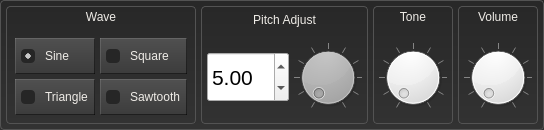
    <widget class="QFrame" name="control_frame">
     <property name="maximumSize">
      <size>
       <width>16777215</width>
       <height>130</height>
      </size>
     </property>
     <property name="styleSheet">
      <string notr="true">QFrame {
	border-radius: 4px;
	background-color: qlineargradient(spread:repeat, x1:1, y1:1, x2:1, y2:0, stop:1 rgba(40, 40, 40, 255), stop:0 rgba(50, 50, 50, 255));
	border: 1px solid;
	border-color: rgb(83, 83, 83);
}</string>
     </property>
     <property name="frameShape">
      <enum>QFrame::Panel</enum>
     </property>
     <property name="frameShadow">
      <enum>QFrame::Raised</enum>
     </property>
     <layout class="QHBoxLayout" name="horizontalLayout_3">
      <property name="spacing">
       <number>5</number>
      </property>
      <property name="leftMargin">
       <number>5</number>
      </property>
      <property name="topMargin">
       <number>5</number>
      </property>
      <property name="rightMargin">
       <number>5</number>
      </property>
      <property name="bottomMargin">
       <number>5</number>
      </property>
      <item>
       <widget class="QFrame" name="wave_frame">
        <property name="sizePolicy">
         <sizepolicy hsizetype="Expanding" vsizetype="Preferred">
          <horstretch>0</horstretch>
          <verstretch>0</verstretch>
         </sizepolicy>
        </property>
        <property name="frameShape">
         <enum>QFrame::StyledPanel</enum>
        </property>
        <property name="frameShadow">
         <enum>QFrame::Raised</enum>
        </property>
        <layout class="QVBoxLayout" name="verticalLayout">
         <property name="spacing">
          <number>0</number>
         </property>
         <property name="leftMargin">
          <number>0</number>
         </property>
         <property name="topMargin">
          <number>0</number>
         </property>
         <property name="rightMargin">
          <number>0</number>
         </property>
         <property name="bottomMargin">
          <number>0</number>
         </property>
         <item>
          <widget class="QLabel" name="wave_label">
           <property name="minimumSize">
            <size>
             <width>0</width>
             <height>20</height>
            </size>
           </property>
           <property name="maximumSize">
            <size>
             <width>16777215</width>
             <height>40</height>
            </size>
           </property>
           <property name="styleSheet">
            <string notr="true">color: rgb(239, 236, 231);
background-color: rgba(255, 255, 255, 0);
border: none;</string>
           </property>
           <property name="text">
            <string>Wave</string>
           </property>
           <property name="alignment">
            <set>Qt::AlignCenter</set>
           </property>
          </widget>
         </item>
         <item>
          <widget class="QGroupBox" name="wave_groupBox">
           <property name="styleSheet">
            <string notr="true">color: rgb(239, 236, 231);
background-color: rgba(255, 255, 255, 0);
border:none;</string>
           </property>
           <property name="title">
            <string/>
           </property>
           <property name="alignment">
            <set>Qt::AlignCenter</set>
           </property>
           <layout class="QHBoxLayout" name="horizontalLayout">
            <property name="spacing">
             <number>5</number>
            </property>
            <property name="leftMargin">
             <number>5</number>
            </property>
            <property name="topMargin">
             <number>5</number>
            </property>
            <property name="rightMargin">
             <number>5</number>
            </property>
            <property name="bottomMargin">
             <number>5</number>
            </property>
            <item>
             <widget class="QFrame" name="wave_grid">
              <property name="frameShape">
               <enum>QFrame::NoFrame</enum>
              </property>
              <property name="frameShadow">
               <enum>QFrame::Plain</enum>
              </property>
              <layout class="QGridLayout" name="gridLayout">
               <property name="leftMargin">
                <number>0</number>
               </property>
               <property name="topMargin">
                <number>0</number>
               </property>
               <property name="rightMargin">
                <number>0</number>
               </property>
               <property name="bottomMargin">
                <number>0</number>
               </property>
               <property name="spacing">
                <number>5</number>
               </property>
               <item row="0" column="0">
                <widget class="QRadioButton" name="sine">
                 <property name="sizePolicy">
                  <sizepolicy hsizetype="Expanding" vsizetype="Expanding">
                   <horstretch>0</horstretch>
                   <verstretch>0</verstretch>
                  </sizepolicy>
                 </property>
                 <property name="minimumSize">
                  <size>
                   <width>0</width>
                   <height>30</height>
                  </size>
                 </property>
                 <property name="styleSheet">
                  <string notr="true">QRadioButton {
background-color: qlineargradient(spread:repeat, x1:1, y1:1, x2:1, y2:0, stop:0 rgba(60, 60, 60, 255), stop:1 rgba(80, 80, 80, 255));
padding: 5px;
spacing: 10px;
border: 1px solid;
	border-color: rgba(255, 255, 255, 30);
	border-right-color: rgba(0, 0, 0, 128);
	border-bottom-color: rgba(0, 0, 0, 128);
}
QRadioButton:hover {
background-color: qlineargradient(spread:repeat, x1:1, y1:1, x2:1, y2:0, stop:0 rgba(80, 80, 80, 255), stop:1 rgba(100, 100, 100, 255));
border: 1px solid;
	border-color: rgba(255, 255, 255, 80);
border-right-color: rgba(0, 0, 0, 255);
	border-bottom-color: rgba(0, 0, 0, 255);
}
QRadioButton:pressed {
background-color: qlineargradient(spread:repeat, x1:1, y1:1, x2:1, y2:0, stop:1 rgba(60, 60, 60, 255), stop:0 rgba(70, 70, 70, 255));
	border-color: rgba(0, 0, 0, 150);
border-right-color: rgba(255, 255, 255, 50);
	border-bottom-color: rgba(255, 255, 255, 50);
}
QRadioButton::indicator:unchecked {
	background-color: rgb(38, 38, 38);
border-radius: 4px;
}

QRadioButton::indicator:checked {
border-radius: 4px;
	background-color: qradialgradient(spread:pad, cx:0.5, cy:0.5, radius:0.5, fx:0.5, fy:0.5, stop:0.357513 rgba(200, 200, 200, 255), stop:0.388601 rgba(38, 38, 38, 255));
}</string>
                 </property>
                 <property name="text">
                  <string>Sine</string>
                 </property>
                 <property name="checked">
                  <bool>true</bool>
                 </property>
                </widget>
               </item>
               <item row="3" column="0">
                <widget class="QRadioButton" name="triangle">
                 <property name="sizePolicy">
                  <sizepolicy hsizetype="Expanding" vsizetype="Expanding">
                   <horstretch>0</horstretch>
                   <verstretch>0</verstretch>
                  </sizepolicy>
                 </property>
                 <property name="minimumSize">
                  <size>
                   <width>0</width>
                   <height>30</height>
                  </size>
                 </property>
                 <property name="styleSheet">
                  <string notr="true">QRadioButton {
background-color: qlineargradient(spread:repeat, x1:1, y1:1, x2:1, y2:0, stop:0 rgba(60, 60, 60, 255), stop:1 rgba(80, 80, 80, 255));
padding: 5px;
spacing: 10px;
border: 1px solid;
	border-color: rgba(255, 255, 255, 30);
	border-right-color: rgba(0, 0, 0, 128);
	border-bottom-color: rgba(0, 0, 0, 128);
}
QRadioButton:hover {
background-color: qlineargradient(spread:repeat, x1:1, y1:1, x2:1, y2:0, stop:0 rgba(80, 80, 80, 255), stop:1 rgba(100, 100, 100, 255));
border: 1px solid;
	border-color: rgba(255, 255, 255, 80);
border-right-color: rgba(0, 0, 0, 255);
	border-bottom-color: rgba(0, 0, 0, 255);
}
QRadioButton:pressed {
background-color: qlineargradient(spread:repeat, x1:1, y1:1, x2:1, y2:0, stop:1 rgba(60, 60, 60, 255), stop:0 rgba(70, 70, 70, 255));
	border-color: rgba(0, 0, 0, 150);
border-right-color: rgba(255, 255, 255, 50);
	border-bottom-color: rgba(255, 255, 255, 50);
}
QRadioButton::indicator:unchecked {
	background-color: rgb(38, 38, 38);
border-radius: 4px;
}

QRadioButton::indicator:checked {
border-radius: 4px;
	background-color: qradialgradient(spread:pad, cx:0.5, cy:0.5, radius:0.5, fx:0.5, fy:0.5, stop:0.357513 rgba(200, 200, 200, 255), stop:0.388601 rgba(38, 38, 38, 255));
}</string>
                 </property>
                 <property name="text">
                  <string>Triangle</string>
                 </property>
                </widget>
               </item>
               <item row="0" column="1">
                <widget class="QRadioButton" name="square">
                 <property name="sizePolicy">
                  <sizepolicy hsizetype="Expanding" vsizetype="Expanding">
                   <horstretch>0</horstretch>
                   <verstretch>0</verstretch>
                  </sizepolicy>
                 </property>
                 <property name="minimumSize">
                  <size>
                   <width>0</width>
                   <height>30</height>
                  </size>
                 </property>
                 <property name="styleSheet">
                  <string notr="true">QRadioButton {
background-color: qlineargradient(spread:repeat, x1:1, y1:1, x2:1, y2:0, stop:0 rgba(60, 60, 60, 255), stop:1 rgba(80, 80, 80, 255));
padding: 5px;
spacing: 10px;
border: 1px solid;
	border-color: rgba(255, 255, 255, 30);
	border-right-color: rgba(0, 0, 0, 128);
	border-bottom-color: rgba(0, 0, 0, 128);
}
QRadioButton:hover {
background-color: qlineargradient(spread:repeat, x1:1, y1:1, x2:1, y2:0, stop:0 rgba(80, 80, 80, 255), stop:1 rgba(100, 100, 100, 255));
border: 1px solid;
	border-color: rgba(255, 255, 255, 80);
border-right-color: rgba(0, 0, 0, 255);
	border-bottom-color: rgba(0, 0, 0, 255);
}
QRadioButton:pressed {
background-color: qlineargradient(spread:repeat, x1:1, y1:1, x2:1, y2:0, stop:1 rgba(60, 60, 60, 255), stop:0 rgba(70, 70, 70, 255));
	border-color: rgba(0, 0, 0, 150);
border-right-color: rgba(255, 255, 255, 50);
	border-bottom-color: rgba(255, 255, 255, 50);
}
QRadioButton::indicator:unchecked {
	background-color: rgb(38, 38, 38);
border-radius: 4px;
}

QRadioButton::indicator:checked {
border-radius: 4px;
	background-color: qradialgradient(spread:pad, cx:0.5, cy:0.5, radius:0.5, fx:0.5, fy:0.5, stop:0.357513 rgba(200, 200, 200, 255), stop:0.388601 rgba(38, 38, 38, 255));
}</string>
                 </property>
                 <property name="text">
                  <string>Square</string>
                 </property>
                </widget>
               </item>
               <item row="3" column="1">
                <widget class="QRadioButton" name="sawtooth">
                 <property name="sizePolicy">
                  <sizepolicy hsizetype="Expanding" vsizetype="Expanding">
                   <horstretch>0</horstretch>
                   <verstretch>0</verstretch>
                  </sizepolicy>
                 </property>
                 <property name="minimumSize">
                  <size>
                   <width>0</width>
                   <height>30</height>
                  </size>
                 </property>
                 <property name="styleSheet">
                  <string notr="true">QRadioButton {
background-color: qlineargradient(spread:repeat, x1:1, y1:1, x2:1, y2:0, stop:0 rgba(60, 60, 60, 255), stop:1 rgba(80, 80, 80, 255));
padding: 5px;
spacing: 10px;
border: 1px solid;
	border-color: rgba(255, 255, 255, 30);
	border-right-color: rgba(0, 0, 0, 128);
	border-bottom-color: rgba(0, 0, 0, 128);
}
QRadioButton:hover {
background-color: qlineargradient(spread:repeat, x1:1, y1:1, x2:1, y2:0, stop:0 rgba(80, 80, 80, 255), stop:1 rgba(100, 100, 100, 255));
border: 1px solid;
	border-color: rgba(255, 255, 255, 80);
border-right-color: rgba(0, 0, 0, 255);
	border-bottom-color: rgba(0, 0, 0, 255);
}
QRadioButton:pressed {
background-color: qlineargradient(spread:repeat, x1:1, y1:1, x2:1, y2:0, stop:1 rgba(60, 60, 60, 255), stop:0 rgba(70, 70, 70, 255));
	border-color: rgba(0, 0, 0, 150);
border-right-color: rgba(255, 255, 255, 50);
	border-bottom-color: rgba(255, 255, 255, 50);
}
QRadioButton::indicator:unchecked {
	background-color: rgb(38, 38, 38);
border-radius: 4px;
}

QRadioButton::indicator:checked {
border-radius: 4px;
	background-color: qradialgradient(spread:pad, cx:0.5, cy:0.5, radius:0.5, fx:0.5, fy:0.5, stop:0.357513 rgba(200, 200, 200, 255), stop:0.388601 rgba(38, 38, 38, 255));
}</string>
                 </property>
                 <property name="text">
                  <string>Sawtooth</string>
                 </property>
                </widget>
               </item>
              </layout>
             </widget>
            </item>
           </layout>
          </widget>
         </item>
        </layout>
       </widget>
      </item>
      <item>
       <widget class="QFrame" name="pitch_frame">
        <property name="sizePolicy">
         <sizepolicy hsizetype="Expanding" vsizetype="Preferred">
          <horstretch>0</horstretch>
          <verstretch>0</verstretch>
         </sizepolicy>
        </property>
        <property name="maximumSize">
         <size>
          <width>180</width>
          <height>16777215</height>
         </size>
        </property>
        <property name="frameShape">
         <enum>QFrame::StyledPanel</enum>
        </property>
        <property name="frameShadow">
         <enum>QFrame::Raised</enum>
        </property>
        <layout class="QGridLayout" name="gridLayout_2">
         <property name="leftMargin">
          <number>5</number>
         </property>
         <property name="topMargin">
          <number>0</number>
         </property>
         <property name="rightMargin">
          <number>5</number>
         </property>
         <property name="bottomMargin">
          <number>0</number>
         </property>
         <property name="horizontalSpacing">
          <number>5</number>
         </property>
         <property name="verticalSpacing">
          <number>0</number>
         </property>
         <item row="1" column="0">
          <widget class="QDoubleSpinBox" name="pitch_doubleSpinBox">
           <property name="sizePolicy">
            <sizepolicy hsizetype="Expanding" vsizetype="Fixed">
             <horstretch>0</horstretch>
             <verstretch>0</verstretch>
            </sizepolicy>
           </property>
           <property name="minimumSize">
            <size>
             <width>0</width>
             <height>50</height>
            </size>
           </property>
           <property name="font">
            <font>
             <pointsize>16</pointsize>
            </font>
           </property>
           <property name="styleSheet">
            <string notr="true">color: rgba(255, 255, 255, 100);
background-color: qlineargradient(spread:repeat, x1:1, y1:1, x2:1, y2:0, stop:0 rgba(30, 30, 30, 255), stop:1 rgba(50, 50, 50, 255));
border-color: qlineargradient(spread:repeat, x1:1, y1:1, x2:1, y2:0, stop:0 rgba(0, 0, 0, 255), stop:1 rgba(111, 111, 111, 255));
border-radius: 3px;

QSpinBox::up-button {
border: none;
	background-color: rgb(155, 155, 155);
	background-color: rgb(255, 3, 0);
}


QSpinBox::up-arrow {
border: none;
	background-color: rgb(155, 155, 155);
	background-color: rgb(255, 3, 0);
}</string>
           </property>
           <property name="value">
            <double>5.000000000000000</double>
           </property>
          </widget>
         </item>
         <item row="1" column="1">
          <widget class="QDial" name="pitch_knob">
           <property name="sizePolicy">
            <sizepolicy hsizetype="Minimum" vsizetype="Preferred">
             <horstretch>0</horstretch>
             <verstretch>0</verstretch>
            </sizepolicy>
           </property>
           <property name="maximumSize">
            <size>
             <width>68</width>
             <height>91</height>
            </size>
           </property>
           <property name="styleSheet">
            <string notr="true">background-color: qlineargradient(spread:repeat, x1:1, y1:1, x2:1, y2:0, stop:0 rgba(0, 0, 0, 255), stop:1 rgba(111, 111, 111, 255));</string>
           </property>
           <property name="wrapping">
            <bool>false</bool>
           </property>
           <property name="notchTarget">
            <double>10.000000000000000</double>
           </property>
           <property name="notchesVisible">
            <bool>true</bool>
           </property>
          </widget>
         </item>
         <item row="0" column="0" colspan="2">
          <widget class="QLabel" name="pitch_label">
           <property name="minimumSize">
            <size>
             <width>0</width>
             <height>20</height>
            </size>
           </property>
           <property name="styleSheet">
            <string notr="true">color: rgb(239, 236, 231);
background-color: rgba(255, 255, 255, 0);
border: none;</string>
           </property>
           <property name="text">
            <string>Pitch Adjust</string>
           </property>
           <property name="alignment">
            <set>Qt::AlignCenter</set>
           </property>
          </widget>
         </item>
        </layout>
       </widget>
      </item>
      <item>
       <widget class="QFrame" name="tone_frame">
        <property name="sizePolicy">
         <sizepolicy hsizetype="Expanding" vsizetype="Preferred">
          <horstretch>0</horstretch>
          <verstretch>0</verstretch>
         </sizepolicy>
        </property>
        <property name="maximumSize">
         <size>
          <width>80</width>
          <height>16777215</height>
         </size>
        </property>
        <property name="frameShape">
         <enum>QFrame::StyledPanel</enum>
        </property>
        <property name="frameShadow">
         <enum>QFrame::Raised</enum>
        </property>
        <layout class="QVBoxLayout" name="verticalLayout_5">
         <property name="spacing">
          <number>5</number>
         </property>
         <property name="leftMargin">
          <number>5</number>
         </property>
         <property name="topMargin">
          <number>0</number>
         </property>
         <property name="rightMargin">
          <number>5</number>
         </property>
         <property name="bottomMargin">
          <number>0</number>
         </property>
         <item>
          <widget class="QLabel" name="tone_label">
           <property name="minimumSize">
            <size>
             <width>0</width>
             <height>20</height>
            </size>
           </property>
           <property name="maximumSize">
            <size>
             <width>16777215</width>
             <height>40</height>
            </size>
           </property>
           <property name="styleSheet">
            <string notr="true">color: rgb(239, 236, 231);
background-color: rgba(255, 255, 255, 0);
border: none;</string>
           </property>
           <property name="text">
            <string>Tone</string>
           </property>
           <property name="alignment">
            <set>Qt::AlignCenter</set>
           </property>
          </widget>
         </item>
         <item>
          <widget class="QDial" name="tone_knob">
           <property name="maximumSize">
            <size>
             <width>16777215</width>
             <height>120</height>
            </size>
           </property>
           <property name="wrapping">
            <bool>false</bool>
           </property>
           <property name="notchTarget">
            <double>10.000000000000000</double>
           </property>
           <property name="notchesVisible">
            <bool>true</bool>
           </property>
          </widget>
         </item>
        </layout>
       </widget>
      </item>
      <item>
       <widget class="QFrame" name="volume_frame">
        <property name="sizePolicy">
         <sizepolicy hsizetype="Expanding" vsizetype="Preferred">
          <horstretch>0</horstretch>
          <verstretch>0</verstretch>
         </sizepolicy>
        </property>
        <property name="maximumSize">
         <size>
          <width>80</width>
          <height>16777215</height>
         </size>
        </property>
        <property name="frameShape">
         <enum>QFrame::StyledPanel</enum>
        </property>
        <property name="frameShadow">
         <enum>QFrame::Raised</enum>
        </property>
        <layout class="QVBoxLayout" name="verticalLayout_6">
         <property name="spacing">
          <number>5</number>
         </property>
         <property name="leftMargin">
          <number>5</number>
         </property>
         <property name="topMargin">
          <number>0</number>
         </property>
         <property name="rightMargin">
          <number>5</number>
         </property>
         <property name="bottomMargin">
          <number>0</number>
         </property>
         <item>
          <widget class="QLabel" name="volume_label">
           <property name="minimumSize">
            <size>
             <width>0</width>
             <height>20</height>
            </size>
           </property>
           <property name="maximumSize">
            <size>
             <width>16777215</width>
             <height>40</height>
            </size>
           </property>
           <property name="styleSheet">
            <string notr="true">color: rgb(239, 236, 231);
background-color: rgba(255, 255, 255, 0);
border: none;</string>
           </property>
           <property name="text">
            <string>Volume</string>
           </property>
           <property name="alignment">
            <set>Qt::AlignCenter</set>
           </property>
          </widget>
         </item>
         <item>
          <widget class="QDial" name="volume_knob">
           <property name="maximumSize">
            <size>
             <width>16777215</width>
             <height>120</height>
            </size>
           </property>
           <property name="maximum">
            <number>10</number>
           </property>
           <property name="pageStep">
            <number>1</number>
           </property>
           <property name="notchTarget">
            <double>10.000000000000000</double>
           </property>
           <property name="notchesVisible">
            <bool>true</bool>
           </property>
          </widget>
         </item>
        </layout>
       </widget>
      </item>
     </layout>
    </widget>
